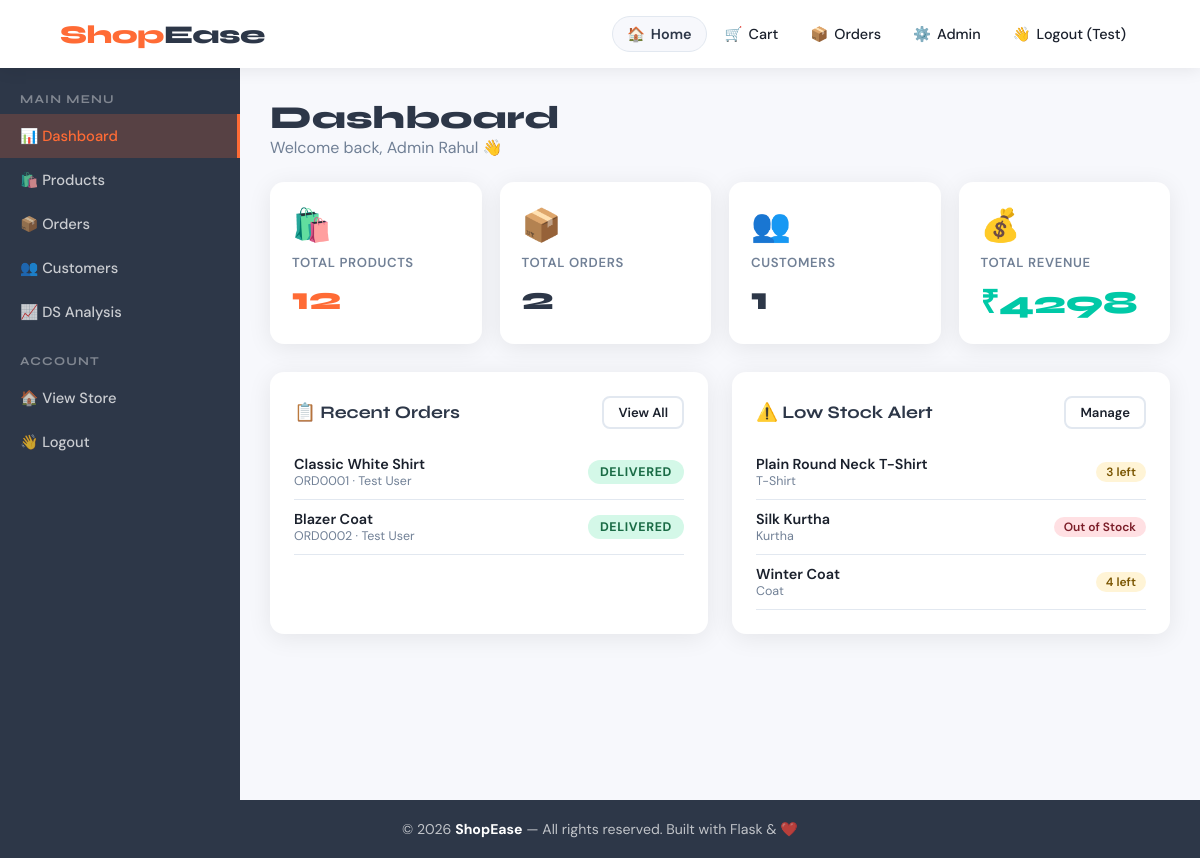
The app's page /admin (signed in) with its own data.
### tables this page shows
CREATE TABLE orders (
    id INTEGER PRIMARY KEY AUTOINCREMENT, order_id TEXT UNIQUE,
    user_phone TEXT, name TEXT, phone TEXT, address TEXT,
    product TEXT, product_id INTEGER, price REAL,
    quantity INTEGER DEFAULT 1, status TEXT DEFAULT 'Booked',
    created_at TIMESTAMP DEFAULT CURRENT_TIMESTAMP);

CREATE TABLE products (
    id INTEGER PRIMARY KEY AUTOINCREMENT,
    name TEXT NOT NULL, price REAL NOT NULL, image TEXT,
    description TEXT, category TEXT, stock INTEGER DEFAULT 0);

### app.py (the view)
@app.route('/admin')
@admin_required
def admin_dashboard():
    conn             = get_db()
    total_products   = conn.execute('SELECT COUNT(*) FROM products').fetchone()[0]
    total_orders     = conn.execute('SELECT COUNT(*) FROM orders').fetchone()[0]
    total_customers  = conn.execute('SELECT COUNT(*) FROM customers').fetchone()[0]
    revenue          = conn.execute('SELECT SUM(price) FROM orders').fetchone()[0] or 0
    low_stock        = conn.execute('SELECT * FROM products WHERE stock < 5').fetchall()
    new_orders       = conn.execute("SELECT COUNT(*) FROM orders WHERE status='Booked'").fetchone()[0]
    recent_orders    = conn.execute('SELECT * FROM orders ORDER BY created_at DESC LIMIT 5').fetchall()
    conn.close()
    return render_template('admin/dashboard.html',
                           total_products=total_products,
                           total_orders=total_orders,
                           total_customers=total_customers,
                           revenue=revenue,
                           low_stock=low_stock,
                           new_orders=new_orders,
                           recent_orders=recent_orders)

### app.py (called while the page is built)
def get_db():
    conn = sqlite3.connect(DB_PATH)
    conn.row_factory = sqlite3.Row
    return conn

def is_admin():
    return session.get('is_admin', False)

def admin_required(f):
    from functools import wraps
    @wraps(f)
    def decorated(*args, **kwargs):
        if not is_admin():
            flash('Admin access required.', 'danger')
            return redirect(url_for('login'))
        return f(*args, **kwargs)
    return decorated

### templates/admin/dashboard.html (shortened to what this page needs)
{% extends "admin/base_admin.html" %}
{% block admin_content %}
<div style="display:flex;justify-content:space-between;align-items:center;margin-bottom:24px;">
    <div>
        <h1 style="font-family:'Syne',sans-serif;font-size:2rem;font-weight:800;color:var(--secondary);">Dashboard</h1>
        <p style="color:var(--text-muted);">Welcome back, Admin Rahul 👋</p>
    </div>
</div>
<div class="stats-grid">
    <div class="stat-card orange">
        <div class="stat-icon">🛍️</div>
        <div class="stat-label">Total Products</div>
        <div class="stat-value">{{ total_products }}</div>
    </div>
    <div class="stat-card">
        <div class="stat-icon">📦</div>
        <div class="stat-label">Total Orders</div>
        <div class="stat-value">{{ total_orders }}</div>
    </div>
    <div class="stat-card">
        <div class="stat-icon">👥</div>
        <div class="stat-label">Customers</div>
        <div class="stat-value">{{ total_customers }}</div>
    </div>
    <div class="stat-card green">
        <div class="stat-icon">💰</div>
        <div class="stat-label">Total Revenue</div>
        <div class="stat-value">₹{{ "%.0f"|format(revenue) }}</div>
    </div>
</div>
<div style="display:grid;grid-template-columns:1fr 1fr;gap:24px;">
    <div class="card">
        <div style="display:flex;justify-content:space-between;align-items:center;margin-bottom:16px;">
            <div class="card-title" style="margin-bottom:0;">📋 Recent Orders</div>
            <a href="/admin/orders" class="btn btn-outline btn-sm">View All</a>
        </div>
        {% if recent_orders %}
        {% for order in recent_orders %}
        <div style="display:flex;justify-content:space-between;align-items:center;padding:10px 0;border-bottom:1px solid var(--border);">
            <div>
                <div style="font-weight:600;font-size:0.9rem;">{{ order.product }}</div>
                <div style="font-size:0.78rem;color:var(--text-muted);">{{ order.order_id }} · {{ order.name }}</div>
            </div>
            <span class="status-badge status-{{ order.status|lower }}">{{ order.status }}</span>
        </div>
        {% endfor %}
        {% else %}
        <p class="text-muted text-center">No orders yet.</p>
        {% endif %}
    </div>
    <div class="card">
        <div style="display:flex;justify-content:space-between;align-items:center;margin-bottom:16px;">
            <div class="card-title" style="margin-bottom:0;">⚠️ Low Stock Alert</div>
            <a href="/admin/products" class="btn btn-outline btn-sm">Manage</a>
        </div>
        {% if low_stock %}
        {% for product in low_stock %}
        <div style="display:flex;justify-content:space-between;align-items:center;padding:10px 0;border-bottom:1px solid var(--border);">
            <div>
                <div style="font-weight:600;font-size:0.9rem;">{{ product.name }}</div>
                <div style="font-size:0.78rem;color:var(--text-muted);">{{ product.category }}</div>
            </div>
            {% if product.stock == 0 %}
            <span class="stock-badge stock-out">Out of Stock</span>
            {% else %}
            <span class="stock-badge stock-low">{{ product.stock }} left</span>
            {% endif %}
        </div>
        {% endfor %}
        {% else %}
        <div style="text-align:center;padding:30px;color:var(--accent);">
            <div style="font-size:2rem;">✅</div>
            <p style="font-weight:600;margin-top:8px;">All products well stocked!</p>
        </div>
        {% endif %}
    </div>
</div>
{% endblock %}

### templates/base.html (style rules this page uses)
:root { --primary: #FF6B35; --primary-dark: #e55a26; --secondary: #2D3748; --accent: #00C9A7; --bg: #F7F8FC; --white: #ffffff; --text: #1a202c; --text-muted: #718096; --border: #E2E8F0; --card-shadow: 0 4px 24px rgba(0,0,0,0.08); --card-shadow-hover: 0 12px 40px rgba(0,0,0,0.15); --danger: #FC5C65; --success: #26de81; --warning: #FED330; --info: #4FC3F7; --radius: 14px; --radius-sm: 8px; --transition: 0.25s cubic-bezier(0.4, 0, 0.2, 1); }
* { margin: 0; padding: 0; box-sizing: border-box; }
body { font-family: 'DM Sans', sans-serif; background: var(--bg); color: var(--text); min-height: 100vh; display: flex; flex-direction: column; }
.stock-badge { display: inline-block; font-size: 0.75rem; font-weight: 600; padding: 2px 10px; border-radius: 50px; }
.stock-low { background: #fff4d6; color: #7a5500; }
.stock-out { background: #ffe0e3; color: #7b1d28; }
.btn { display: inline-flex; align-items: center; justify-content: center; gap: 6px; padding: 10px 20px; border-radius: var(--radius-sm); font-weight: 600; font-size: 0.88rem; cursor: pointer; border: none; font-family: inherit; text-decoration: none; transition: var(--transition); }
.btn-outline { background: transparent; border: 2px solid var(--border); color: var(--text); }
.btn-sm { padding: 6px 14px; font-size: 0.82rem; }
.card { background: var(--white); border-radius: var(--radius); box-shadow: var(--card-shadow); padding: 24px; }
.card-title { font-family: 'Syne', sans-serif; font-size: 1.1rem; font-weight: 700; margin-bottom: 16px; color: var(--secondary); }
.status-badge { padding: 4px 12px; border-radius: 50px; font-size: 0.78rem; font-weight: 700; text-transform: uppercase; letter-spacing: 0.05em; }
.status-delivered { background: #d4f8e8; color: #1a6b45; }
.stats-grid { display: grid; grid-template-columns: repeat(auto-fill, minmax(200px, 1fr)); gap: 18px; margin-bottom: 28px; }
.stat-card { background: white; border-radius: var(--radius); padding: 22px; box-shadow: var(--card-shadow); display: flex; flex-direction: column; gap: 8px; }
.stat-icon { font-size: 2rem; }
.stat-label { font-size: 0.82rem; font-weight: 600; text-transform: uppercase; letter-spacing: 0.05em; color: var(--text-muted); }
.stat-value { font-family: 'Syne', sans-serif; font-size: 2rem; font-weight: 800; color: var(--secondary); }
.stat-card.orange .stat-value { color: var(--primary); }
.stat-card.green .stat-value { color: var(--accent); }

### records on screen
orders: product "Classic White Shirt", order_id "ORD0001", name "Test User", status "DELIVERED"
orders: product "Blazer Coat", order_id "ORD0002", name "Test User", status "DELIVERED"
products: name "Plain Round Neck T-Shirt", category "T-Shirt", stock "3"
products: name "Silk Kurtha", category "Kurtha", stock "Out of Stock"
products: name "Winter Coat", category "Coat", stock "4"

### other values on screen
{{ session.user_name.split()[0] }} "Test"
{{ total_products }} "12"
{{ total_orders }} "2"
{{ total_customers }} "1"
{{ "%.0f"|format(revenue) }} "4298"
